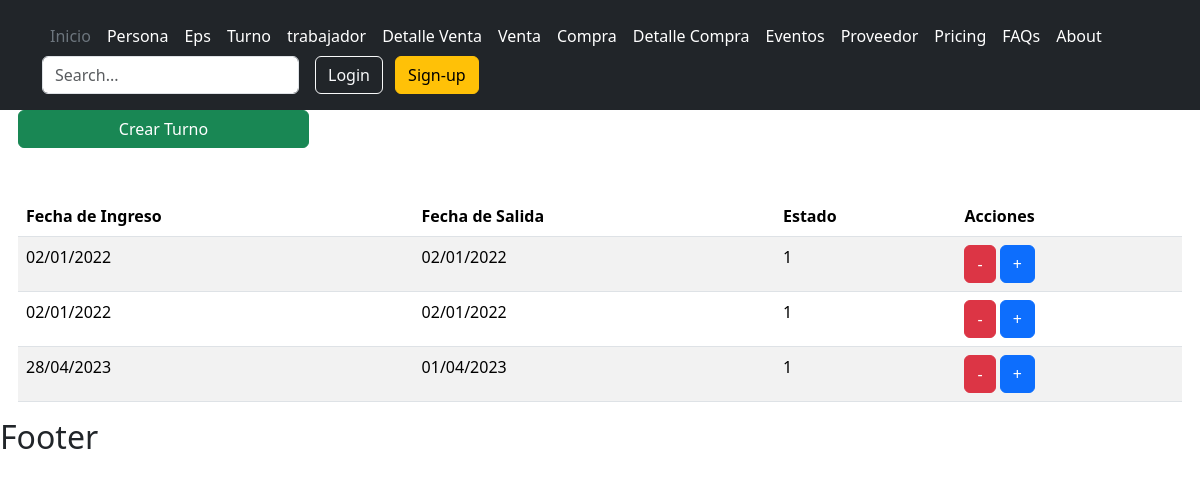
Before: /usuarios/turno/ with the older database file.
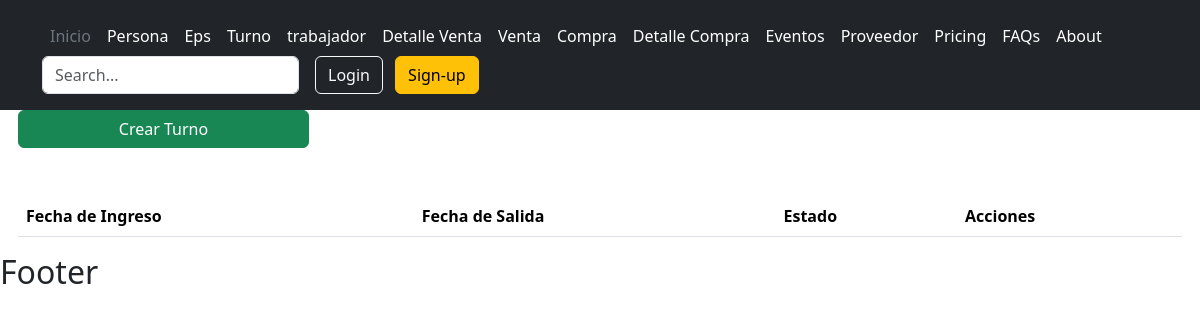
After: the same page with the newer database file.
### usuario/models.py (models this page shows)
class Turno(models.Model):
    fecha_ingreso= models.DateField(verbose_name="Fecha de Ingreso", help_text="DD/MM/AAAA")
    fecha_salida= models.DateField(verbose_name="Fecha de Salida", help_text="DD/MM/AAAA")
    class Estado(models.TextChoices):
        ACTIVO='1',_("Activo")
        INACTIVO='0',_("Inactivo")
    estado=models.CharField(max_length=1,choices=Estado.choices,default=Estado.ACTIVO,verbose_name="Estado")

### usuario/views.py (the view)
# urls.py: path('turno/', turno_listar, name="turno" ),
def turno_listar(request):
    titulo="Turno"
    turno= Turno.objects.all()
    context={
        "titulo":titulo,
        "turnos":turno
    }
    return render(request,"usuarios/turno/listar.html", context)

### base/templates/usuarios/turno/listar.html
{% extends 'partials/body.html' %}
{% block contenido %}
<a href="{% url 'turno-crear' %}" class="btn btn-success w-25"
  >Crear {{titulo}}</a
>
<table class="table table-striped table-hover">
  <thead>
    <tr>
      <th>Fecha de Ingreso</th>
      <th>Fecha de Salida</th>
      <th>Estado</th>
      <th>Acciones</th>
    </tr>
  </thead>
  <tbody>
    {% for turno in turnos %}
    <tr>
      <td>{{turno.fecha_ingreso|date:"d/m/Y"}}</td>
      <td>{{turno.fecha_salida|date:"d/m/Y"}}</td>
      <td>{{ turno.estado }}</td>
      <td>
        <a
          class="btn btn-danger"
          href="{% url 'turno-eliminar' turno.id %}"
          >-</a
        >
        <a
          class="btn btn-primary"
          href="{% url 'turno-modificar' turno.id %}"
          >+</a
        >
      </td>
    </tr>
    {% endfor %}
  </tbody>
</table>
{% endblock contenido %}

Changed rows visible on the page:
removed Turno: fecha_ingreso "02/01/2022", fecha_salida "02/01/2022", estado "1"
removed Turno: fecha_ingreso "02/01/2022", fecha_salida "02/01/2022", estado "1"
removed Turno: fecha_ingreso "28/04/2023", fecha_salida "01/04/2023", estado "1"
